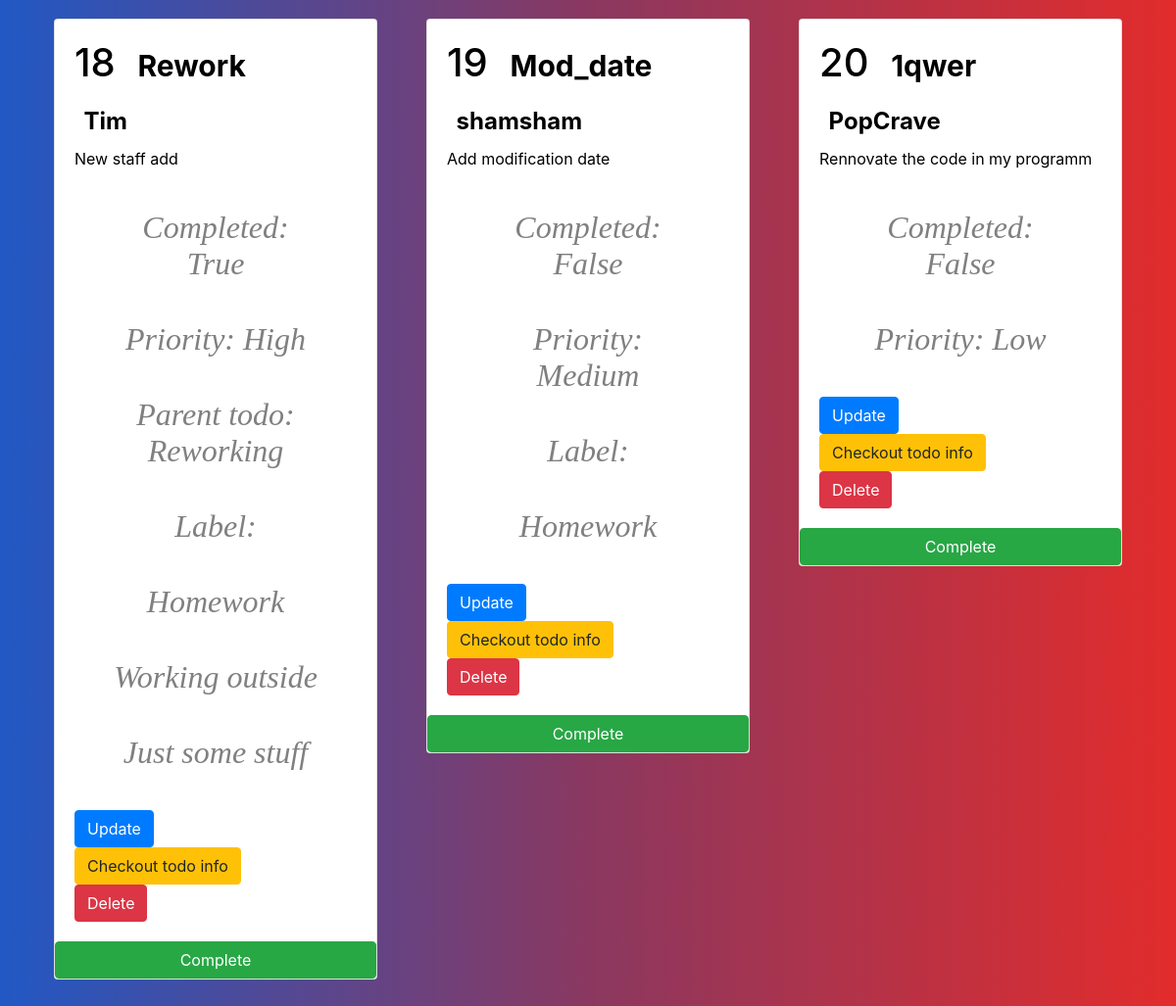
Page /todos/ (lower part) on the earlier database version.
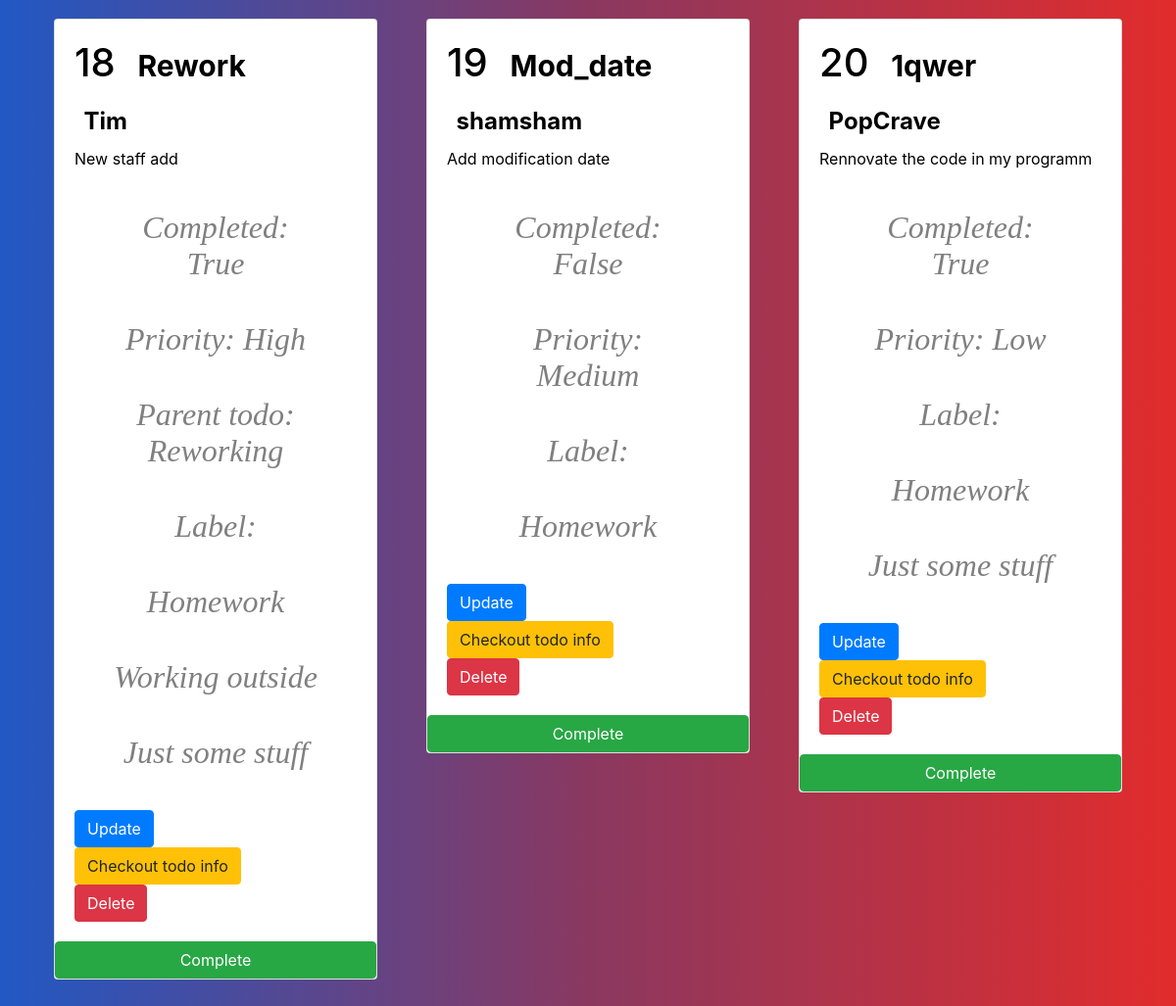
Same page on the later database version.
### todos/models.py (models this page shows, shortened)
class Todo(models.Model):
    name = models.CharField(max_length=128)
    description = models.CharField(max_length=255)
    user = models.ForeignKey(User, on_delete=models.CASCADE, related_name="todos")
    parent_todo = models.ForeignKey('Todo', null=True, blank=True, on_delete=models.CASCADE, related_name='todos')
    completed = models.BooleanField(default=False)
    mod_date = models.DateField(default=date.today)
    priority = models.ForeignKey(Priority, on_delete=models.CASCADE, null=False)
    label = models.ManyToManyField('Label', blank=True, null=True)
    def __str__(self):
        return self.name

class Priority(models.Model):
    priority_choise = (
        ("Low", "Low"),
        ("Medium", "Medium"),
        ("High", "High"),
    )
    value = models.CharField(max_length=20, choices=priority_choise)

class Label(models.Model):
    name = models.CharField(max_length=100)
    def __str__(self):
        return self.name

### todos/views/todos.py (the view)
# urls.py: path('todos/', include('todos.urls.todos')),
def todos(request):
    log_once_day()
    if request.method == "GET":
        return render(request, 'todos.html', {'todos': Todo.objects.all()})

### todos/tasks.py (called while the page is built)
@app.task
def log_once_day():
    _dict = {}
    for user in User.objects.all():
        _dict[user.username] = []
        for todo in user.todos.all():
            if todo.mod_date == (date.today() - timedelta(days=1)):
                _dict[user.username].append(todo.name)
        if not _dict[user.username]:
            del (_dict[user.username])
        else:
            with open(f"logs/{user.id}+{date.today()}.txt", 'w') as out:
                for val in _dict[user.username]:
                    out.write(f"{val}\n")

### todos/templates/todos.html
{% extends "base.html" %}
{% block content %}
    {% for todo in todos %}
        {% include "includes/todo.html" %}
    {% endfor %}
{% endblock %}

### todos/templates/includes/todo.html
<div class="col">
    <div class="card post-card todo-style">
        <div class="card-body">
            <h1 class="card-title">{{todo.id}}
                <span class="badge text-bg-info">{{todo.name}}</span>
            </h1>
            <h2>
                <span class="badge text-bg-secondary">{{todo.user}}</span>
            </h2>
            <p class="card-text">{{todo.description}}</p>
            <p class="card-text true-false" data-todo-id="{{todo.id}}">Completed: {{todo.completed}}</p>
            <p class="card-text true-false">Priority: {{todo.priority.value}}</p>
            {% if todo.parent_todo %}
                <p class="card-text true-false">Parent todo: {{todo.parent_todo}}</p>
            {% endif %}
            {% if todo.label.all %}
                <p class="card-text true-false">Label: </p>
                {% for lab in todo.label.all %}
                    <p class="card-text true-false">{{lab}}</p>
                {% endfor %}
            {% endif %}
            <form action="update/{{todo.id}}">
                <button class="btn btn-primary">Update</button>
            </form>
            <form action="{{todo.id}}">
                <button class="btn btn-warning">Checkout todo info</button>
            </form>
             <form action="delete/{{todo.id}}" method="POST">
                <button class="btn btn-danger">Delete</button>
            </form>
        </div>
        <a href="{% url 'complete_todo' todo_id=todo.id %}" class="btn btn-success">Complete</a>
    </div>
</div>

Differences in the rows shown:
changed Todo "1qwer": completed "False" → "True"; gains Label (name "Homework"); gains Label (name "Just some stuff"); now shows "Label:"
